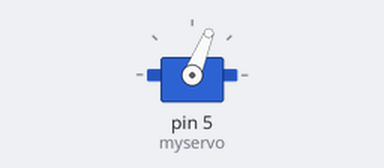
Bench run of a sketch on a simulated Arduino Uno, built with avr-gcc and run on an emulated ATmega328P. Parts: servo.

Above: at 0.05 s.
At 0.45 s:
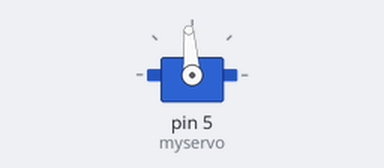
At 0.85 s:
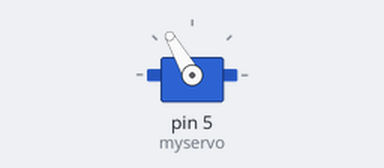
At 1.7 s:
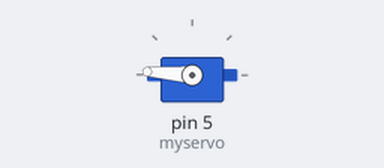
Timing chart, 0 to 4.0 s (numbered marks = the images above):
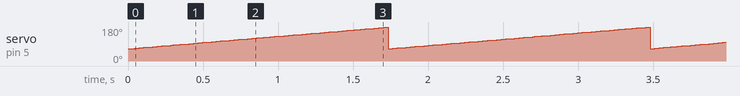

The sketch:

ServoTest.ino
```cpp
#include <Servo.h>

Servo myservo;  // create servo object to control a servo
                // a maximum of eight servo objects can be created

int pos = 10;    // variable to store the servo position
int val = 10;

void setup()
{
  Serial.begin(9600);
  myservo.attach(5);  // attaches the servo on pin 9 to the servo object
}


void loop()
{
  for(pos = 65; pos < 180; pos += 1)  // goes from 0 degrees to 180 degrees
  {                                  // in steps of 1 degree
    myservo.write(pos);              // tell servo to go to position in variable 'pos'
    delay(15);                       // waits 15ms for the servo to reach the position
  }
  /*if (Serial.available()) {
    val = Serial.parseInt();
    Serial.println(val);
    if (val < 180 && val >= 10) {
      pos = val;
    }
  }

  myservo.write(pos);
  delay(20);*/
}
```

Measured:
- by itself, servo on pin 5 (myservo): ramps from 65° to 179° and jumps back, once every 1.7 s
